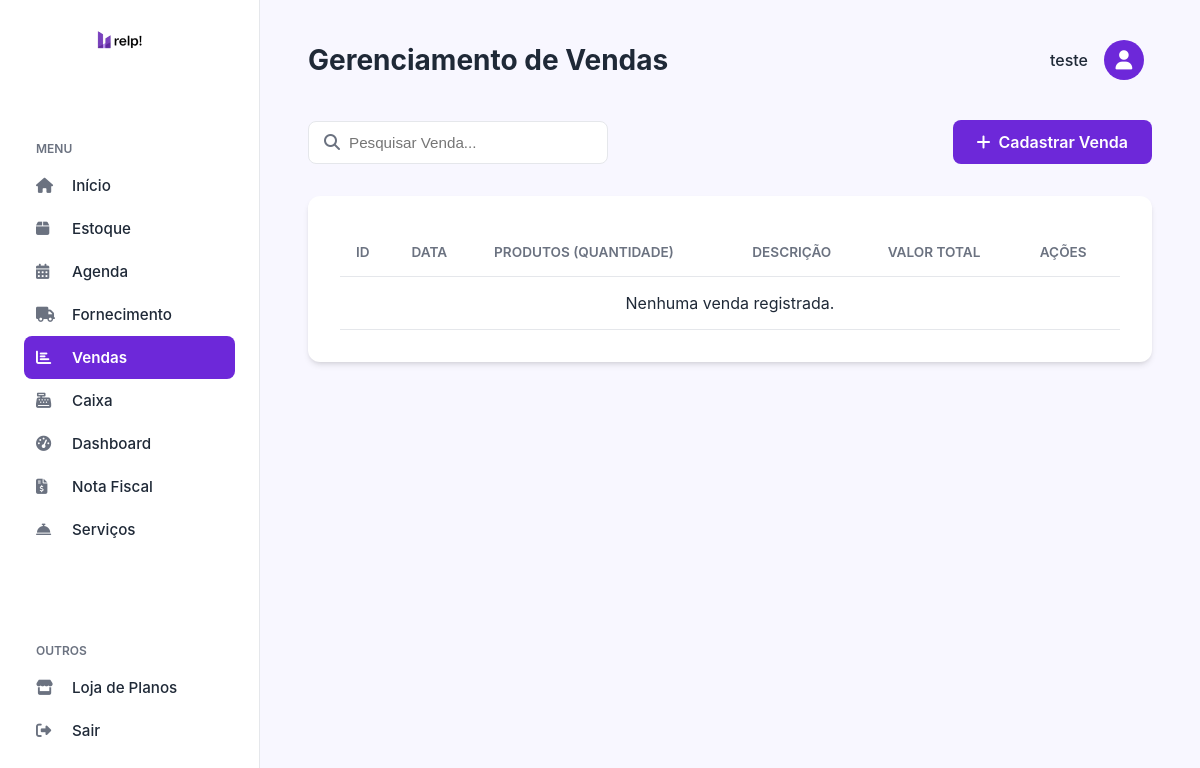
The page /vendas.php (signed in) on the database as committed earlier.
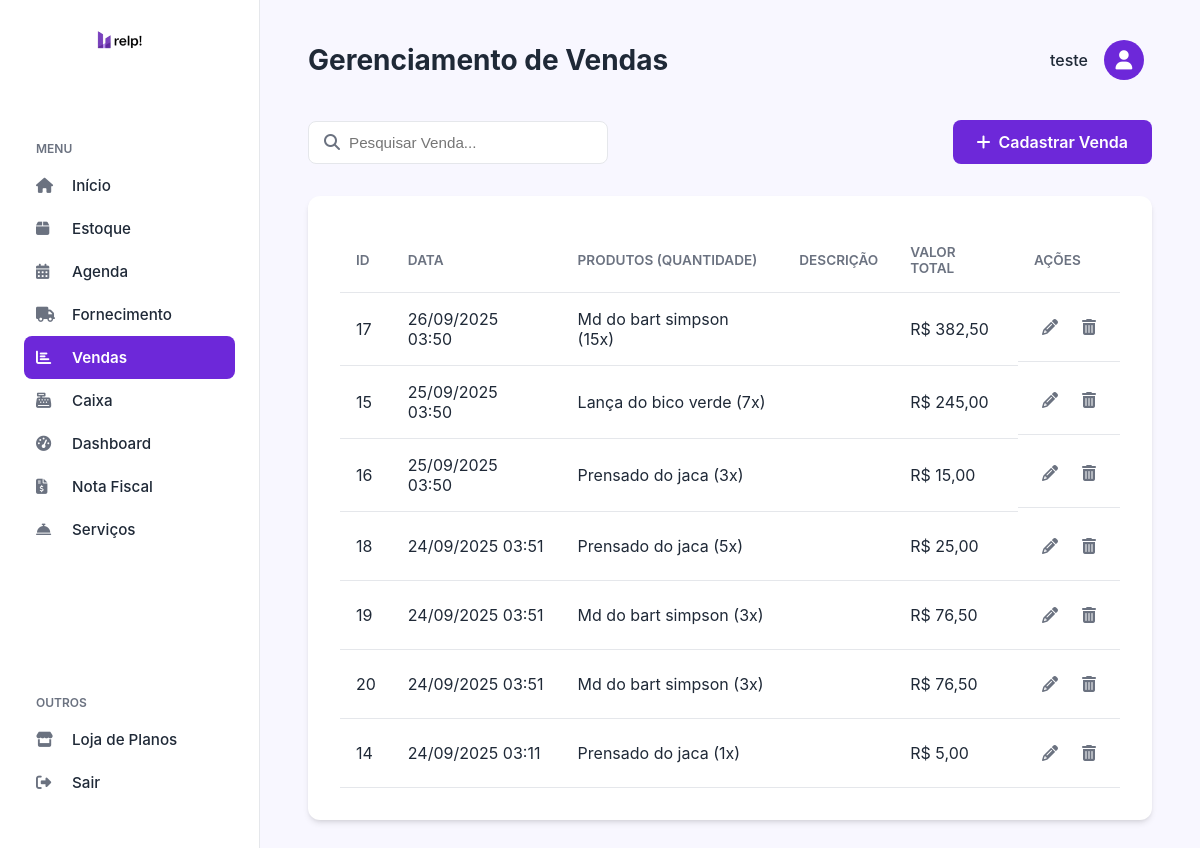
The same page on the database as committed later.
### tables this page shows
CREATE TABLE `vendas` (
  `id` int(11) NOT NULL,
  `usuario_id` int(11) NOT NULL,
  `valor_total` decimal(10,2) NOT NULL,
  `descricao` text DEFAULT NULL,
  `data_venda` timestamp NOT NULL DEFAULT current_timestamp(),
  `status` varchar(50) NOT NULL DEFAULT 'finalizada'
);

### vendas.php (the view, shortened to what this page needs)
<?php
include_once('config.php');
$usuario_id = $_SESSION['id'];
$vendas = [];
try {
    $sql = "SELECT v.id, v.data_venda, v.valor_total, v.descricao, GROUP_CONCAT(CONCAT(p.nome, ' (', vi.quantidade, 'x)') SEPARATOR ', ') as produtos
            FROM vendas v
            LEFT JOIN venda_itens vi ON v.id = vi.venda_id
            LEFT JOIN produtos p ON vi.produto_id = p.id
            WHERE v.usuario_id = ? AND v.status = 'finalizada'
            GROUP BY v.id
            ORDER BY v.data_venda DESC";
    $stmt = $pdo->prepare($sql);
    $stmt->execute([$usuario_id]);
    $vendas = $stmt->fetchAll(PDO::FETCH_ASSOC);
} catch (PDOException $e) {
    $_SESSION['msg_erro'] = "Erro ao buscar vendas.";
}
$nome_empresa = $_SESSION['nome_empresa'] ?? 'Empresa';
?>
<!DOCTYPE html>
<html lang="pt-br">
<head>
    <link rel="stylesheet" href="https://cdnjs.cloudflare.com/ajax/libs/font-awesome/6.4.0/css/all.min.css">
    <link rel="stylesheet" href="css/sistema.css">
    <link rel="stylesheet" href="css/estoque.css">
</head>
<body>
    <nav class="sidebar">
        <div class="sidebar-logo">
            <img class="logo" src="img/relplogo.png" alt="Relp! Logo" style="width: 100px;">
        </div>
        <div class="menu-section">
            <h6>MENU</h6>
            <ul class="menu-list">
                <li><a href="sistema.php"><i class="fas fa-home"></i> Início</a></li>
                <li><a href="estoque.php"><i class="fas fa-box"></i> Estoque</a></li>
                <li><a href="agenda.php"><i class="fas fa-calendar-alt"></i> Agenda</a></li>
                <li><a href="fornecedores.php"><i class="fas fa-truck"></i> Fornecimento</a></li>
                <li><a href="vendas.php" class="active"><i class="fas fa-chart-bar"></i> Vendas</a></li>
                <li><a href="caixa.php"><i class="fas fa-cash-register"></i> Caixa</a></li>
                <li><a href="dashboard.php"><i class="fas fa-tachometer-alt"></i> Dashboard</a></li>
                <li><a href="#"><i class="fas fa-file-invoice-dollar"></i> Nota Fiscal</a></li>
                <li><a href="#"><i class="fas fa-concierge-bell"></i> Serviços</a></li>
            </ul>
        </div>
        <div class="menu-section outros">
            <h6>OUTROS</h6>
            <ul class="menu-list">
                <li><a href="#"><i class="fas fa-store"></i> Loja de Planos</a></li>
                <li><a href="sair.php"><i class="fas fa-sign-out-alt"></i> Sair</a></li>
            </ul>
        </div>
    </nav>
    <main class="main-content">
        <header class="main-header">
            <h2>Gerenciamento de Vendas</h2>
            <div class="user-profile"><span><?= htmlspecialchars($nome_empresa) ?></span><div class="avatar"><i class="fas fa-user"></i></div></div>
        </header>
        <div class="actions-container">
            <div class="search-bar"><i class="fas fa-search"></i><input type="text" placeholder="Pesquisar Venda..."></div>
            <a href="venda_formulario.php" class="btn-primary"><i class="fas fa-plus"></i> Cadastrar Venda</a>
        </div>
        <div class="table-container">
            <table>
                <thead>
                    <tr>
                        <th>ID</th>
                        <th>Data</th>
                        <th>Produtos (Quantidade)</th>
                        <th>Descrição</th>
                        <th>Valor Total</th>
                        <th>Ações</th>
                    </tr>
                </thead>
                <tbody>
                    <?php if (empty($vendas)): ?>
                        <tr><td colspan="6" class="text-center">Nenhuma venda registrada.</td></tr>
                    <?php else: ?>
                        <?php foreach ($vendas as $venda): ?>
                            <tr>
                                <td><?= htmlspecialchars($venda['id']) ?></td>
                                <td><?= date('d/m/Y H:i', strtotime($venda['data_venda'])) ?></td>
                                <td><?= htmlspecialchars($venda['produtos'] ?? 'N/A') ?></td>
                                <td><?= htmlspecialchars($venda['descricao']) ?></td>
                                <td>R$ <?= number_format((float)$venda['valor_total'], 2, ',', '.') ?></td>
                                <td class="actions">
                                    <a href="venda_formulario.php?id=<?= $venda['id'] ?>" class="btn-action btn-edit"><i class="fas fa-pencil-alt"></i></a>
                                    <a href="excluir_venda.php?id=<?= $venda['id'] ?>" class="btn-action btn-delete"><i class="fas fa-trash-alt"></i></a>
                                </td>
                            </tr>
                        <?php endforeach; ?>
                    <?php endif; ?>
                </tbody>
            </table>
        </div>
    </main>
</body>
</html>

### css/sistema.css (style rules this page uses)
:root { --primary-bg: #F8F7FF; --sidebar-bg: #FFFFFF; --accent-color: #6D28D9; --accent-color-dark: #4C1D95; --text-color: #1F2937; --text-light: #6B7280; --border-color: #E5E7EB; --card-shadow: 0 4px 6px -1px rgb(0 0 0 / 0.1), 0 2px 4px -2px rgb(0 0 0 / 0.1); }
* { margin: 0; padding: 0; box-sizing: border-box; }
body { font-family: 'Inter', sans-serif; background-color: var(--primary-bg); color: var(--text-color); display: flex; height: 100vh; overflow: hidden; }
.sidebar { width: 260px; background-color: var(--sidebar-bg); border-right: 1px solid var(--border-color); display: flex; flex-direction: column; padding: 1.5rem; flex-shrink: 0; }
.sidebar-logo { display: flex; align-items: center; justify-content: center; margin-bottom: 2.5rem; }
.sidebar-logo img { width: 50px; }
.menu-section { margin-bottom: 1.5rem; }
.menu-section h6 { font-size: 0.75rem; font-weight: 600; color: var(--text-light); text-transform: uppercase; padding: 0 0.75rem; margin-bottom: 0.5rem; }
.menu-list { list-style: none; }
.menu-list a { display: flex; align-items: center; padding: 0.75rem; border-radius: 8px; text-decoration: none; color: var(--text-color); font-weight: 500; font-size: 0.95rem; transition: background-color 0.2s ease, color 0.2s ease; }
.menu-list a i { width: 20px; margin-right: 1rem; color: var(--text-light); transition: color 0.2s ease; }
.menu-list a.active { background-color: var(--accent-color); color: #FFFFFF; font-weight: 600; }
.menu-list a.active i { color: #FFFFFF; }
.sidebar .outros { margin-top: auto; }
.main-content { flex-grow: 1; padding: 2rem 3rem; overflow-y: auto; }
.main-header { display: flex; justify-content: space-between; align-items: center; margin-bottom: 2rem; }
.main-header h2 { font-size: 1.75rem; font-weight: 700; }
.user-profile { display: flex; align-items: center; gap: 1rem; cursor: pointer; padding: 0.5rem; border-radius: 8px; }
.user-profile span { font-weight: 500; }
.user-profile .avatar { width: 40px; height: 40px; background-color: var(--accent-color); border-radius: 50%; color: white; display: flex; align-items: center; justify-content: center; font-size: 1.2rem; }

### css/estoque.css (style rules this page uses)
.main-content .actions-container { display: flex; justify-content: space-between; align-items: center; margin-bottom: 2rem; }
.main-content .search-bar { position: relative; width: 300px; }
.main-content .search-bar input { width: 100%; padding: 0.75rem 0.75rem 0.75rem 2.5rem; border: 1px solid var(--border-color); border-radius: 8px; font-size: 0.95rem; }
.main-content .search-bar i { position: absolute; left: 1rem; top: 50%; transform: translateY(-50%); color: var(--text-light); }
.main-content .btn-primary { background-color: var(--accent-color); color: white; padding: 0.75rem 1.5rem; border-radius: 8px; text-decoration: none; font-weight: 600; display: flex; align-items: center; gap: 0.5rem; transition: background-color 0.2s ease; }
.main-content .table-container { background-color: var(--sidebar-bg); border-radius: 12px; padding: 2rem; box-shadow: var(--card-shadow); }
.main-content table { width: 100%; border-collapse: collapse; }
.main-content th, .main-content td { padding: 1rem; text-align: left; border-bottom: 1px solid var(--border-color); }
.main-content th { font-size: 0.85rem; font-weight: 600; text-transform: uppercase; color: var(--text-light); }
.main-content td.actions { display: flex; gap: 0.5rem; }
.main-content .btn-action { color: var(--text-light); padding: 0.5rem; border-radius: 4px; }
.main-content td.text-center { text-align: center; }

Rows that differ between the two databases and show on the page:
added vendas: id "17", data_venda "26/09/2025 03:50", produtos "Md do bart simpson (15x)", valor_total "382,50"
added vendas: id "15", data_venda "25/09/2025 03:50", produtos "Lança do bico verde (7x)", valor_total "245,00"
added vendas: id "16", data_venda "25/09/2025 03:50", produtos "Prensado do jaca (3x)", valor_total "15,00"
added vendas: id "18", data_venda "24/09/2025 03:51", produtos "Prensado do jaca (5x)", valor_total "25,00"
added vendas: id "19", data_venda "24/09/2025 03:51", produtos "Md do bart simpson (3x)", valor_total "76,50"
added vendas: id "20", data_venda "24/09/2025 03:51", produtos "Md do bart simpson (3x)", valor_total "76,50"
added vendas: id "14", data_venda "24/09/2025 03:11", produtos "Prensado do jaca (1x)", valor_total "5,00"
Other text that changed with them:
text no longer shown: "Nenhuma venda registrada."
